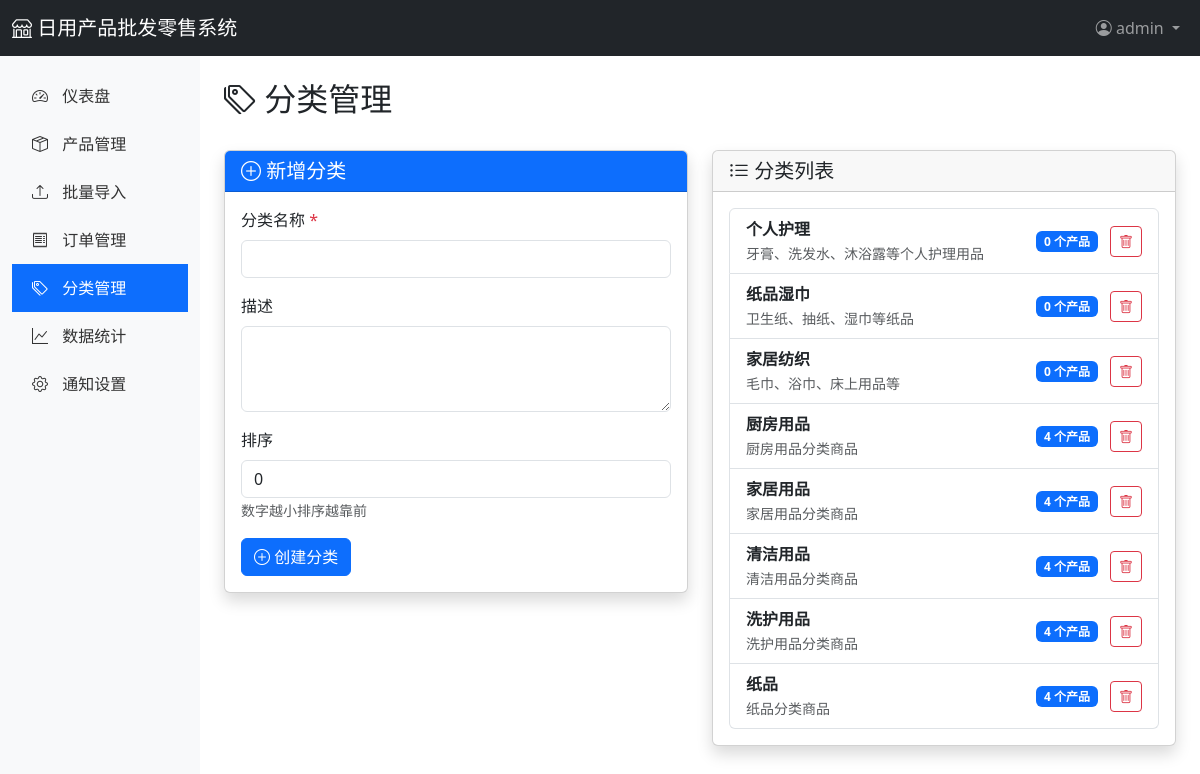
Page /admin/categories (signed in) on the earlier database version.
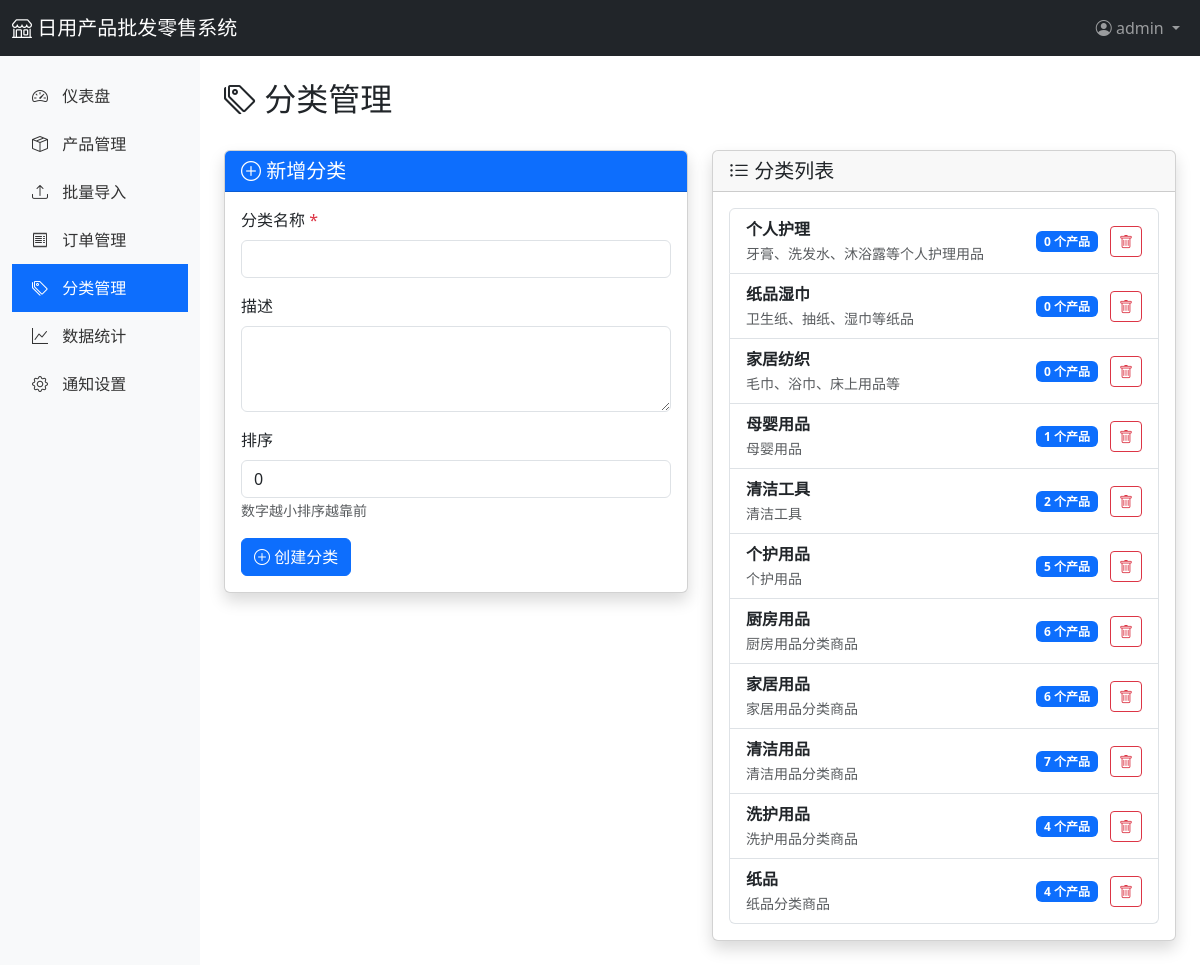
Same page on the later database version.
### app/models.py (models this page shows, shortened)
class Category(db.Model):
    __tablename__ = 'categories'
    id = db.Column(db.Integer, primary_key=True)
    name = db.Column(db.String(100), unique=True, nullable=False)
    description = db.Column(db.Text)
    sort_order = db.Column(db.Integer, default=0)
    created_at = db.Column(db.DateTime, default=datetime.utcnow)
    products = db.relationship('Product', backref='category', lazy='dynamic')

### app/routes/admin.py (the view)
@admin_bp.route('/categories')
@login_required
def categories():
    categories = Category.query.order_by(Category.sort_order).all()
    return render_template('admin/categories.html', categories=categories)

### app/templates/admin/categories.html (shortened to what this page needs)
{% extends "admin/base.html" %}
{% block content %}
<div class="d-flex justify-content-between align-items-center mb-4">
    <h2><i class="bi bi-tags"></i> 分类管理</h2>
</div>
<div class="row">
    <div class="col-lg-6">
        <div class="card shadow">
            <div class="card-header bg-primary text-white">
                <h5 class="mb-0"><i class="bi bi-plus-circle"></i> 新增分类</h5>
            </div>
            <div class="card-body">
                <form method="POST" action="{{ url_for('admin.category_new') }}">
                    <div class="mb-3">
                        <label class="form-label">分类名称 <span class="text-danger">*</span></label>
                        <input type="text" class="form-control" name="name" required>
                    </div>
                    <div class="mb-3">
                        <label class="form-label">描述</label>
                        <textarea class="form-control" name="description" rows="3"></textarea>
                    </div>
                    <div class="mb-3">
                        <label class="form-label">排序</label>
                        <input type="number" class="form-control" name="sort_order" value="0" min="0">
                        <small class="text-muted">数字越小排序越靠前</small>
                    </div>
                    <button type="submit" class="btn btn-primary">
                        <i class="bi bi-plus-circle"></i> 创建分类
                    </button>
                </form>
            </div>
        </div>
    </div>
    <div class="col-lg-6">
        <div class="card shadow">
            <div class="card-header">
                <h5 class="mb-0"><i class="bi bi-list-ul"></i> 分类列表</h5>
            </div>
            <div class="card-body">
                {% if categories %}
                    <div class="list-group">
                        {% for category in categories %}
                        <div class="list-group-item d-flex justify-content-between align-items-center">
                            <div>
                                <strong>{{ category.name }}</strong>
                                {% if category.description %}
                                <br><small class="text-muted">{{ category.description }}</small>
                                {% endif %}
                            </div>
                            <div>
                                <span class="badge bg-primary">{{ category.products.count() }} 个产品</span>
                                <form action="/admin/categories/{{ category.id }}/delete" method="POST"
                                      style="display: inline;"
                                      onsubmit="return confirm('确定要删除此分类吗？');">
                                    <button type="submit" class="btn btn-sm btn-outline-danger ms-2">
                                        <i class="bi bi-trash"></i>
                                    </button>
                                </form>
                            </div>
                        </div>
                        {% endfor %}
                    </div>
                {% else %}
                    <p class="text-muted text-center">暂无分类</p>
                {% endif %}
            </div>
        </div>
    </div>
</div>
{% endblock %}

Differences in the rows shown:
added Category: name "母婴用品", description "母婴用品", products.count "1"
added Category: name "清洁工具", description "清洁工具", products.count "2"
added Category: name "个护用品", description "个护用品", products.count "5"
computed for Category "厨房用品": products.count "4" → "6"
computed for Category "家居用品": products.count "4" → "6"
computed for Category "清洁用品": products.count "4" → "7"
